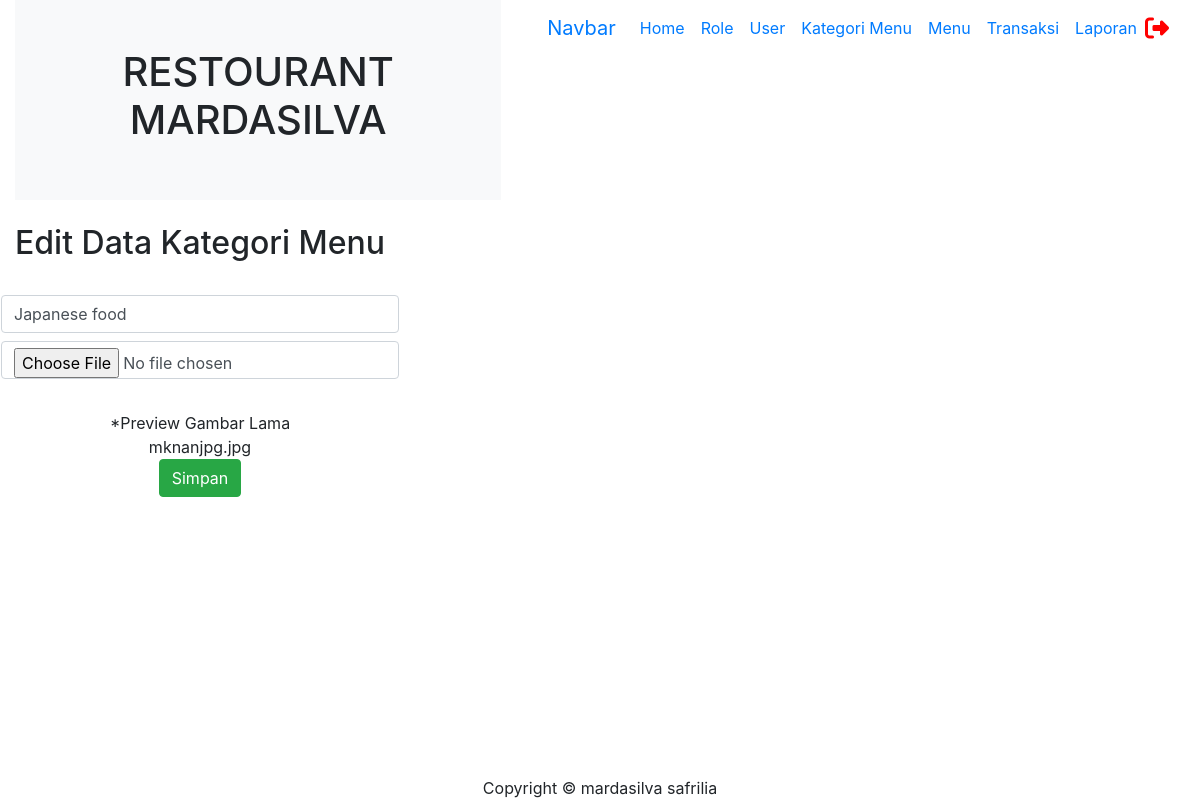
Screenshot of /admin/layout/admin.php?page=kategori_menu-edit&id_kategori_menu=32 (signed in) with the database file from the repository.
### tables this page shows
CREATE TABLE `kategori_menu` (
  `id_kategori_menu` int(11) NOT NULL,
  `nama_kategori_menu` varchar(30) NOT NULL,
  `foto_kategori_menu` varchar(255) NOT NULL
);

### admin/kategori_menu/kategori_menu-edit.php (the view, shortened to what this page needs)
<?php
$id_kategori_menu = $_GET['id_kategori_menu'];
$query = $koneksi->query("SELECT * FROM kategori_menu WHERE id_kategori_menu = '$id_kategori_menu'");
$hasil = $query->fetch_object();
?>
<br><center><h2>Edit Data Kategori Menu</h2><br>
<table width="400px">
     <tr>
          <td>
               <form action="?page=kategori_menu-update" method="POST" enctype="multipart/form-data">
                    <input class="form-control mb-2" value="<?= $hasil->nama_kategori_menu?>"
                    type="text" name="nama_kategori_menu" placeholder="Nama Kategori Menu">
                    <input class="form-control mb-2" type="file" name="foto_kategori_menu">
                    <center><img width="100" src="../../assets/image/kategori_menu/<?= $hasil->foto_kategori_menu ?>" alt="">
                    <div class="text-form mb=2">*Preview Gambar Lama <br> <?= $hasil->foto_kategori_menu ?></div></center>
                    <div class="d-grid">
                    <center><button class="btn btn-success" type="submit">Simpan</button></center>
                    </div>
               </form>
          </td>
     </tr>
</table>
</center>

### rows the page displays
kategori_menu: nama_kategori_menu "Japanese food", foto_kategori_menu "mknanjpg.jpg"
